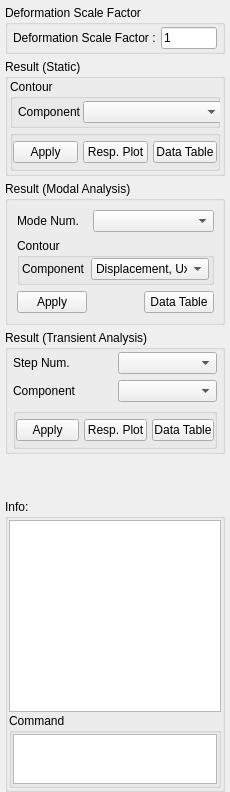
  <widget class="QDockWidget" name="dockWidget">
   <property name="minimumSize">
    <size>
     <width>230</width>
     <height>650</height>
    </size>
   </property>
   <property name="maximumSize">
    <size>
     <width>230</width>
     <height>800</height>
    </size>
   </property>
   <property name="mouseTracking">
    <bool>false</bool>
   </property>
   <property name="tabletTracking">
    <bool>false</bool>
   </property>
   <property name="focusPolicy">
    <enum>Qt::StrongFocus</enum>
   </property>
   <property name="floating">
    <bool>false</bool>
   </property>
   <property name="features">
    <set>QDockWidget::DockWidgetFloatable|QDockWidget::DockWidgetMovable</set>
   </property>
   <property name="windowTitle">
    <string>Show Result</string>
   </property>
   <attribute name="dockWidgetArea">
    <number>1</number>
   </attribute>
   <widget class="QWidget" name="dockWidgetContents_2">
    <layout class="QVBoxLayout" name="verticalLayout">
     <property name="spacing">
      <number>5</number>
     </property>
     <property name="leftMargin">
      <number>5</number>
     </property>
     <property name="topMargin">
      <number>5</number>
     </property>
     <property name="rightMargin">
      <number>5</number>
     </property>
     <property name="bottomMargin">
      <number>0</number>
     </property>
     <item>
      <widget class="QGroupBox" name="groupBox_8">
       <property name="title">
        <string>Deformation Scale Factor</string>
       </property>
       <layout class="QGridLayout" name="gridLayout_3">
        <property name="leftMargin">
         <number>5</number>
        </property>
        <property name="topMargin">
         <number>2</number>
        </property>
        <property name="rightMargin">
         <number>5</number>
        </property>
        <property name="bottomMargin">
         <number>2</number>
        </property>
        <property name="spacing">
         <number>2</number>
        </property>
        <item row="0" column="1">
         <widget class="QLabel" name="label_2">
          <property name="text">
           <string>Deformation Scale Factor : </string>
          </property>
         </widget>
        </item>
        <item row="0" column="2">
         <widget class="QLineEdit" name="tb_sef_scale_factor">
          <property name="text">
           <string>1</string>
          </property>
         </widget>
        </item>
       </layout>
      </widget>
     </item>
     <item>
      <widget class="QGroupBox" name="groupBox_2">
       <property name="title">
        <string>Result (Static)</string>
       </property>
       <layout class="QVBoxLayout" name="verticalLayout_2">
        <property name="spacing">
         <number>2</number>
        </property>
        <property name="leftMargin">
         <number>2</number>
        </property>
        <property name="topMargin">
         <number>0</number>
        </property>
        <property name="rightMargin">
         <number>2</number>
        </property>
        <property name="bottomMargin">
         <number>2</number>
        </property>
        <item>
         <widget class="QGroupBox" name="groupBox_3">
          <property name="title">
           <string>Contour</string>
          </property>
          <layout class="QGridLayout" name="gridLayout_2">
           <property name="leftMargin">
            <number>5</number>
           </property>
           <property name="topMargin">
            <number>2</number>
           </property>
           <property name="rightMargin">
            <number>5</number>
           </property>
           <property name="bottomMargin">
            <number>2</number>
           </property>
           <property name="spacing">
            <number>2</number>
           </property>
           <item row="2" column="0">
            <widget class="QLabel" name="label_3">
             <property name="text">
              <string>Component</string>
             </property>
            </widget>
           </item>
           <item row="2" column="1" colspan="2">
            <widget class="QComboBox" name="cb_node_contour_static">
             <property name="minimumSize">
              <size>
               <width>140</width>
               <height>0</height>
              </size>
             </property>
            </widget>
           </item>
          </layout>
         </widget>
        </item>
        <item>
         <widget class="QGroupBox" name="groupBox_6">
          <property name="styleSheet">
           <string notr="true"/>
          </property>
          <property name="title">
           <string/>
          </property>
          <property name="flat">
           <bool>true</bool>
          </property>
          <layout class="QGridLayout" name="gridLayout_9">
           <property name="leftMargin">
            <number>0</number>
           </property>
           <property name="topMargin">
            <number>5</number>
           </property>
           <property name="rightMargin">
            <number>0</number>
           </property>
           <property name="bottomMargin">
            <number>5</number>
           </property>
           <property name="horizontalSpacing">
            <number>5</number>
           </property>
           <property name="verticalSpacing">
            <number>0</number>
           </property>
           <item row="0" column="0">
            <widget class="QPushButton" name="btn_apply_static">
             <property name="text">
              <string>Apply</string>
             </property>
             <property name="checkable">
              <bool>true</bool>
             </property>
            </widget>
           </item>
           <item row="0" column="1">
            <widget class="QPushButton" name="btn_response_static">
             <property name="maximumSize">
              <size>
               <width>16777215</width>
               <height>16777215</height>
              </size>
             </property>
             <property name="toolTip">
              <string>Respnse Plot </string>
             </property>
             <property name="layoutDirection">
              <enum>Qt::RightToLeft</enum>
             </property>
             <property name="styleSheet">
              <string notr="true"/>
             </property>
             <property name="text">
              <string>Resp. Plot</string>
             </property>
             <property name="iconSize">
              <size>
               <width>32</width>
               <height>16</height>
              </size>
             </property>
             <property name="flat">
              <bool>false</bool>
             </property>
            </widget>
           </item>
           <item row="0" column="2">
            <widget class="QPushButton" name="btn_datatable_static">
             <property name="text">
              <string>Data Table</string>
             </property>
            </widget>
           </item>
          </layout>
         </widget>
        </item>
       </layout>
      </widget>
     </item>
     <item>
      <widget class="QGroupBox" name="groupBox_5">
       <property name="title">
        <string>Result (Modal Analysis)</string>
       </property>
       <layout class="QGridLayout" name="gridLayout_4">
        <item row="0" column="0">
         <widget class="QLabel" name="label">
          <property name="maximumSize">
           <size>
            <width>90</width>
            <height>16777215</height>
           </size>
          </property>
          <property name="text">
           <string>Mode Num.</string>
          </property>
         </widget>
        </item>
        <item row="3" column="0">
         <widget class="QPushButton" name="btn_apply_modal">
          <property name="text">
           <string>Apply</string>
          </property>
          <property name="checkable">
           <bool>true</bool>
          </property>
         </widget>
        </item>
        <item row="3" column="2">
         <widget class="QPushButton" name="btn_datatable_modal">
          <property name="text">
           <string>Data Table</string>
          </property>
         </widget>
        </item>
        <item row="2" column="0" colspan="3">
         <widget class="QGroupBox" name="groupBox_4">
          <property name="title">
           <string>Contour</string>
          </property>
          <layout class="QGridLayout" name="gridLayout_7">
           <property name="leftMargin">
            <number>2</number>
           </property>
           <property name="topMargin">
            <number>0</number>
           </property>
           <property name="rightMargin">
            <number>2</number>
           </property>
           <property name="bottomMargin">
            <number>2</number>
           </property>
           <item row="0" column="0">
            <widget class="QLabel" name="label_5">
             <property name="maximumSize">
              <size>
               <width>90</width>
               <height>16777215</height>
              </size>
             </property>
             <property name="text">
              <string>Component</string>
             </property>
            </widget>
           </item>
           <item row="0" column="1">
            <widget class="QComboBox" name="cb_node_contour_modal">
             <property name="minimumSize">
              <size>
               <width>0</width>
               <height>0</height>
              </size>
             </property>
             <item>
              <property name="text">
               <string>Displacement, Ux</string>
              </property>
             </item>
             <item>
              <property name="text">
               <string>Displacement, Uy</string>
              </property>
             </item>
             <item>
              <property name="text">
               <string>Displacement, Uz</string>
              </property>
             </item>
             <item>
              <property name="text">
               <string>Displacement, Uxyz</string>
              </property>
             </item>
            </widget>
           </item>
          </layout>
         </widget>
        </item>
        <item row="0" column="1" colspan="2">
         <widget class="QComboBox" name="cb_numNodes">
          <property name="minimumSize">
           <size>
            <width>0</width>
            <height>0</height>
           </size>
          </property>
         </widget>
        </item>
       </layout>
      </widget>
     </item>
     <item>
      <widget class="QGroupBox" name="groupBox_7">
       <property name="title">
        <string>Result (Transient Analysis)</string>
       </property>
       <layout class="QGridLayout" name="gridLayout_10">
        <property name="leftMargin">
         <number>5</number>
        </property>
        <property name="topMargin">
         <number>2</number>
        </property>
        <property name="rightMargin">
         <number>5</number>
        </property>
        <property name="bottomMargin">
         <number>2</number>
        </property>
        <item row="0" column="0">
         <widget class="QLabel" name="label_4">
          <property name="maximumSize">
           <size>
            <width>90</width>
            <height>16777215</height>
           </size>
          </property>
          <property name="text">
           <string>Step Num.</string>
          </property>
         </widget>
        </item>
        <item row="1" column="0">
         <widget class="QLabel" name="label_6">
          <property name="maximumSize">
           <size>
            <width>90</width>
            <height>16777215</height>
           </size>
          </property>
          <property name="text">
           <string>Component</string>
          </property>
         </widget>
        </item>
        <item row="0" column="1">
         <widget class="QComboBox" name="cb_steps_dynamic">
          <property name="minimumSize">
           <size>
            <width>0</width>
            <height>0</height>
           </size>
          </property>
          <property name="maximumSize">
           <size>
            <width>140</width>
            <height>16777215</height>
           </size>
          </property>
         </widget>
        </item>
        <item row="2" column="0" colspan="2">
         <widget class="QGroupBox" name="groupBox_14">
          <property name="styleSheet">
           <string notr="true"/>
          </property>
          <property name="title">
           <string/>
          </property>
          <property name="flat">
           <bool>true</bool>
          </property>
          <layout class="QGridLayout" name="gridLayout_13">
           <property name="leftMargin">
            <number>0</number>
           </property>
           <property name="topMargin">
            <number>5</number>
           </property>
           <property name="rightMargin">
            <number>0</number>
           </property>
           <property name="bottomMargin">
            <number>5</number>
           </property>
           <property name="horizontalSpacing">
            <number>5</number>
           </property>
           <property name="verticalSpacing">
            <number>0</number>
           </property>
           <item row="0" column="2">
            <widget class="QPushButton" name="btn_datatable_dynamic">
             <property name="text">
              <string>Data Table</string>
             </property>
            </widget>
           </item>
           <item row="0" column="1">
            <widget class="QPushButton" name="btn_response_dynamic">
             <property name="maximumSize">
              <size>
               <width>16777215</width>
               <height>16777215</height>
              </size>
             </property>
             <property name="toolTip">
              <string>Respnse Plot </string>
             </property>
             <property name="layoutDirection">
              <enum>Qt::RightToLeft</enum>
             </property>
             <property name="text">
              <string>Resp. Plot</string>
             </property>
             <property name="iconSize">
              <size>
               <width>32</width>
               <height>16</height>
              </size>
             </property>
             <property name="flat">
              <bool>false</bool>
             </property>
            </widget>
           </item>
           <item row="0" column="0">
            <widget class="QPushButton" name="btn_apply_dynamic">
             <property name="text">
              <string>Apply</string>
             </property>
             <property name="checkable">
              <bool>true</bool>
             </property>
            </widget>
           </item>
          </layout>
         </widget>
        </item>
        <item row="1" column="1">
         <widget class="QComboBox" name="cb_node_contour_dynamic">
          <property name="maximumSize">
           <size>
            <width>140</width>
            <height>16777215</height>
           </size>
          </property>
         </widget>
        </item>
       </layout>
      </widget>
     </item>
     <item>
      <spacer name="verticalSpacer">
       <property name="orientation">
        <enum>Qt::Vertical</enum>
       </property>
       <property name="sizeHint" stdset="0">
        <size>
         <width>20</width>
         <height>40</height>
        </size>
       </property>
      </spacer>
     </item>
     <item>
      <widget class="QGroupBox" name="groupBox">
       <property name="title">
        <string>Info:</string>
       </property>
       <layout class="QVBoxLayout" name="verticalLayout_3">
        <property name="spacing">
         <number>1</number>
        </property>
        <property name="leftMargin">
         <number>1</number>
        </property>
        <property name="topMargin">
         <number>1</number>
        </property>
        <property name="rightMargin">
         <number>1</number>
        </property>
        <property name="bottomMargin">
         <number>1</number>
        </property>
        <item>
         <widget class="QPlainTextEdit" name="reportEdit"/>
        </item>
        <item>
         <widget class="QGroupBox" name="groupBox_9">
          <property name="title">
           <string>Command</string>
          </property>
          <layout class="QVBoxLayout" name="verticalLayout_4">
           <property name="spacing">
            <number>1</number>
           </property>
           <property name="leftMargin">
            <number>1</number>
           </property>
           <property name="topMargin">
            <number>1</number>
           </property>
           <property name="rightMargin">
            <number>1</number>
           </property>
           <property name="bottomMargin">
            <number>1</number>
           </property>
           <item>
            <widget class="QPlainTextEdit" name="reportEdit_2">
             <property name="maximumSize">
              <size>
               <width>16777215</width>
               <height>50</height>
              </size>
             </property>
            </widget>
           </item>
          </layout>
         </widget>
        </item>
       </layout>
      </widget>
     </item>
    </layout>
   </widget>
  </widget>
